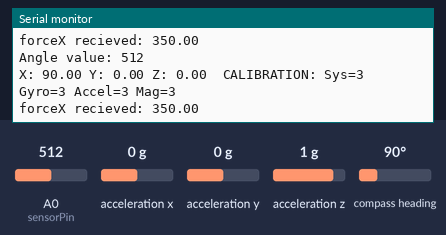
The sketch below on a simulated Arduino Uno, built with avr-gcc and run on an emulated ATmega328P. Shown: the last lines printed to the serial monitor. The inputs (shaded band) are chosen by the test bench; at power-on: acceleration x 0 g, acceleration y 0 g, A0 (sensorPin) = 512, compass heading 90°, acceleration z 1 g.

Above: at 3.2 s.
3.3 s: acceleration x set to -1.4 g
At 3.62 s:
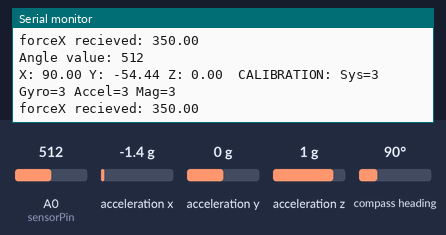
6.3 s: acceleration y set to -1.4 g
At 6.86 s:
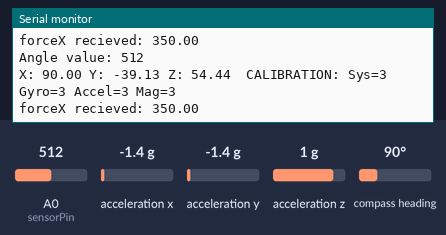
9.3 s: A0 (sensorPin) set to 716
At 9.79 s:
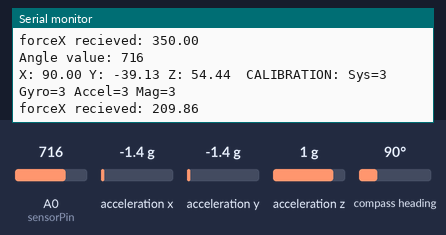
10.8 s: compass heading set to 7°
At 11.1 s:
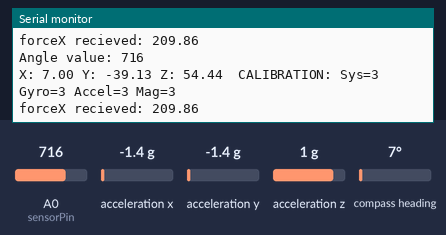
13.8 s: compass heading set to 180°
At 14.35 s:
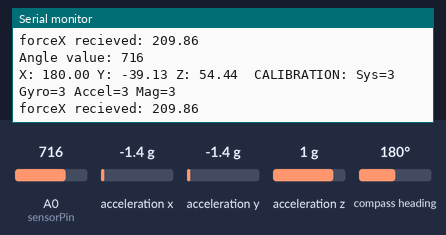
16.8 s: acceleration z set to -1.4 g
At 17.32 s:
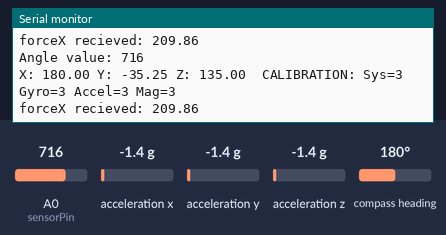
Timing chart, 0 to 19.8 s (numbered marks = the images above; inputs shaded):
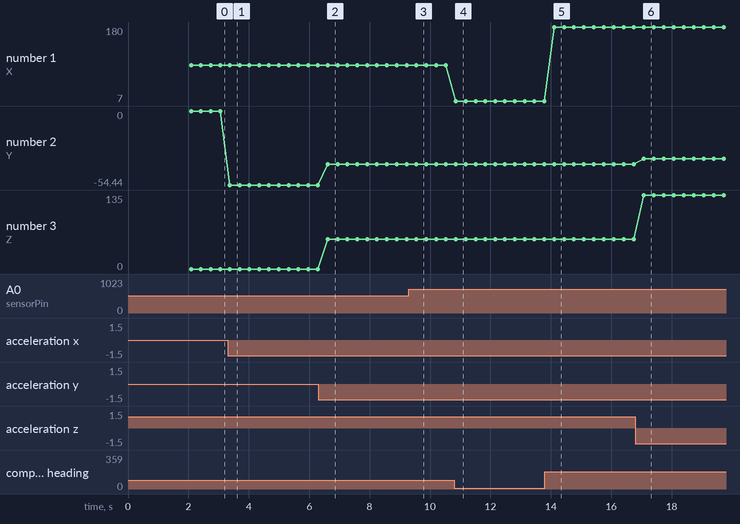

Measured:
- after the input at 3.3 s, the serial monitor: prints a new line after 0.07 s (image 1)
- after the input at 6.3 s, the serial monitor: prints a new line after 0.31 s (image 2)
- after the input at 9.3 s, the serial monitor: prints a new line after 0.23 s (image 3)
- after the input at 10.8 s, the serial monitor: prints a new line after 0.06 s (image 4)
- after the input at 13.8 s, the serial monitor: prints a new line after 0.31 s (image 5)
- after the input at 16.8 s, the serial monitor: prints a new line after 0.27 s (image 6)
- plotted number 1: 90 → 7 after the input at 10.8 s, 7 → 180 after the input at 13.8 s
- plotted number 2: 0 → -54.44 after the input at 3.3 s, -54.44 → -39.13 after the input at 6.3 s, -39.13 → -35.25 after the input at 16.8 s

The sketch:

04-12-21_Capstone_Arduino_Code.ino
```cpp
/*  Updated April 12, 2021.
 *  Written by: Maaz Khalid

This Code includes libraries for Firebase, wifiNINA, and IMU sensing data.
It takes data from an IMU, encoder/potentiometer, and time.
For the purposes of validation, a simulated set of load cell data is generated from the encoder/potentiometer.
This fake data is sent to an online database and then retreived to simulate the data retreived from the load cell amp.

Board: Arduino Uno Wifi Rev 2

*** IMPORTANT ***
Ensure MegaAVR boards is downloaded to use this code with the same arduino.
Also requires a firmware update to the latest version for any kind of bluetooth or Wifi usage.

IMU: Adafruit BNO055
Bluetooth module: HC-05
Fake Load cell realtime database: Firebase (personal database used)

Below: Libraries and data for firebase database (pseudo data to simulate load cell wifi data.

#include "Firebase_Arduino_WiFiNINA.h"
#define FIREBASE_HOST "fakeloadcelldata-default-rtdb.firebaseio.com" this was my firebase used for testing.
#define FIREBASE_AUTH "WlmyQ8NgbaItKoOsSv2ibj8xkvvWZu3zncoOXHIO" the secret password for the database.
#define WIFI_SSID "WIFI SSID"
#define WIFI_PASSWORD "WIFI Password"
FirebaseData firebaseData;
String path = "/Force&Moment"; This was the path name for my database.
*/

//Declared variables and libraries
#include <SoftwareSerial.h>
#include <Wire.h>
#include <Adafruit_Sensor.h>
#include <Adafruit_BNO055.h>
#include <utility/imumaths.h>

//Definition that identifies the TX and RX pins that the the HC-05 is connected to (in this case digital pins 12 and 13). Also defined the IMU sensor.
SoftwareSerial BTSerial(12, 13); // RX | TX
Adafruit_BNO055 bno = Adafruit_BNO055(-1, 0x28);

//Variables generated for sending data such as forces, moments, etc.
//Used A0 pin for potentiometer.
int sensorPin = A0;
float fX, fY, fZ, mX, mY, mZ;
float eX, eY, eZ;
float forceX, forceY, forceZ, momentX, momentY, momentZ;
float halfPot = 512;
float maxPot = 1023;

//Variables for calculating time, used for generating pseudo data
unsigned long previousMillis;
int angleValue;
float sensorValue;
int millisec;
int tseconds;
int tminutes;
int seconds;
String DisplayTime;
unsigned long times;

void setup() {
  //initializes serial port for allowing user to check that code works with serial monitor. Make sure baud rate is always 9600.
  Serial.begin(9600);
  BTSerial.begin(9600);
  delay(1000);
/*
  //Wifi setup for firebase
  Serial.print("Connecting to WiFi…");
  int status = WL_IDLE_STATUS;
  while (status != WL_CONNECTED) {
    status = WiFi.begin(WIFI_SSID, WIFI_PASSWORD);
    Serial.print("...");
    delay(500);
  }
  Serial.print(" Connected, IP: ");
  Serial.println(WiFi.localIP());
  Serial.println();
  Firebase.begin(FIREBASE_HOST, FIREBASE_AUTH, WIFI_SSID, WIFI_PASSWORD);
  Firebase.reconnectWiFi(true);
  */

  //BT and IMU initialization. Uses a simple password of 0000 or 1234. Callibration is done with the BNO algorithm, gives rating betweeen 0 and 3, where 3 means callibrated and 0 means no callibration.
  Serial.println("Ready to connect\nDefualt password is 1234 or 000");
  Serial.println("Orientation Sensor Raw Data");
  Serial.println("");
  if(!bno.begin()){
    Serial.print("No BNO055 detected ... Check your wiring or I2C ADDR!");
    while(1);
  }
  Serial.println("Calibration status: 0=uncalibrated, 3=fully calibrated");
  delay(1000);
}

void loop() {

  /*tick rate of data: method 1
  if ((previousMillis - millis()) >= 100) {
    previousMillis = millis();

    Method 1 incorporates this into every loop to try to synchcronize the values being generated.
    Method 2 was used instead of this loop. We used a global timer at the end of the code to tell the arduino to wait 100 ms before a new message was sent to the app.
    */

    // Potentiometer data (substitude for the encoder). Reads the A0 (anaolog 1) pin.
       int angleValue = analogRead(sensorPin);

    // IMU data
       imu::Vector<3> euler = bno.getVector(Adafruit_BNO055::VECTOR_EULER);
       eX = euler.x();
       eY = euler.y();
       eZ = euler.z();

    // Time calculation. Millis function keeps track of time arduino is on in ms. Uses modulus to find the mins and seconds. We use time to send data timestamps to the app.
       times = millis();
       millisec  = times % 1000;
       tseconds = times / 1000;
       tminutes = tseconds / 60;
       seconds = tseconds % 60;
       DisplayTime = String(tminutes) + ":" + String(seconds,DEC) + ":" + String(millisec,DEC);
       //Serial.println(DisplayTime); print statement for time.

    // Fake Load cell data (from firebase). We also used this section for generating pseudo data.
    // Reads potentiometer value and converts it to fake force and moment data. For testing, we only used fX to generate our pseudo data. Fy, Fz, Mx, My, Mz are generated based on Fx.

    // This first loop is for when the angle is between 0 and the halfpoint. A force porportional to the angle in created.
        float sensorValue = analogRead(sensorPin);
        if (sensorValue <= 512) {
          fX = (sensorValue/halfPot)*350;
          fY = (sensorValue/halfPot)*20;
          fZ = (sensorValue/halfPot);
          mX = fX*0.3;
          mY = fY*0.3;
          mZ = fZ*0.3;
          /* Section for calculating simulated load cell data less than half angle
          fY = (sensorValue/halfPot)*20 ;
          fZ = (sensorValue/halfPot) ;
          mX = fX*0.3;
          mY = fY*0.3;
          mZ = fZ*0.3;
          */
        }
        // This second loop is for when the angle is between the halfpoint and the maximum. A force neagtively porportional to the angle in created.
        // Together the 2 loops create a piece wise function where maximum force is at the halfpoint, then decreases to 0 at the min and max potentiometer angle.
        else if (sensorValue > 512) {
          fX = ((maxPot-sensorValue)/halfPot)*350;
          fY = ((maxPot-sensorValue)/halfPot)*20;
          fZ = ((maxPot-sensorValue)/halfPot);
          mX = fX*0.3;
          mY = fY*0.3;
          mZ = fZ*0.3;
        }
          /* Section for calculating simulated load cell data greater than half angle
          fY = ((maxPot-sensorValue)/halfPot)*20 ;
          fZ = ((maxPot-sensorValue)/halfPot) ;
          mX = fX*0.3;
          mY = fY*0.3;
          mZ = fZ*0.3;
          */

       /* Commented out section for demo purposes. This section will send the fX value to the firebase database and then retrieve it from the path to simulate
          the recieved signal from the load cell amp. However, the transfer can lag behind and slow the arduino message to the app.
          Therefore we settled on commenting this out and directly generating pseudo data.
          A more realistic approach would be to connect with the load cell amp WIFI and then retrieve the force/moment data every 100 ms.

          // Send data to Firebase with specific path
          if (Firebase.setFloat(firebaseData, path + "/fX", fX)) {
              Serial.println(firebaseData.dataPath() + "sent data = " + fX);
          }
          if (Firebase.setFloat(firebaseData, path + "/fY", fY)) {
             Serial.println(firebaseData.dataPath() + " = " + fY);
          }
          if (Firebase.setFloat(firebaseData, path + "/fZ", fZ)) {
             Serial.println(firebaseData.dataPath() + " = " + fZ);
          }
          if (Firebase.setFloat(firebaseData, path + "/mX", mX)) {
             Serial.println(firebaseData.dataPath() + " = " + mX);
          }
          if (Firebase.setFloat(firebaseData, path + "/mY", mY)) {
             Serial.println(firebaseData.dataPath() + " = " + mY);
          }
          if (Firebase.setFloat(firebaseData, path + "/mZ", mZ)) {
             Serial.println(firebaseData.dataPath() + " = " + mZ);
          }
          else {
             Serial.println("Error: " + firebaseData.errorReason());
          }

         //read each database path to extract the generated float
          if (Firebase.getFloat(firebaseData, "/Force&Moment/fX")) {
            if (firebaseData.dataType() == "float") {
              forceX = firebaseData.floatData();
            }
          }
          if (Firebase.getFloat(firebaseData, "/Force&Moment/fY")) {
            if (firebaseData.dataType() == "float") {
              forceY = firebaseData.floatData();
              Serial.print("forceY ");
              Serial.println(forceY);
            }
          }
          if (Firebase.getFloat(firebaseData, "/Force&Moment/fZ")) {
            if (firebaseData.dataType() == "float") {
              forceZ = firebaseData.floatData();
              Serial.print("forceZ ");
              Serial.println(forceZ);
            }
          }
          if (Firebase.getFloat(firebaseData, "/Force&Moment/mX")) {
            if (firebaseData.dataType() == "float") {
              momentX = firebaseData.floatData();
              Serial.print("momentX ");
              Serial.println(momentX);
            }
          }
          if (Firebase.getFloat(firebaseData, "/Force&Moment/mY")) {
            if (firebaseData.dataType() == "float") {
              momentY = firebaseData.floatData();
              Serial.print("momentY ");
              Serial.println(momentY);
            }
          }
          if (Firebase.getFloat(firebaseData, "/Force&Moment/mZ")) {
            if (firebaseData.dataType() == "float") {
              momentZ = firebaseData.floatData();
              Serial.print("momentZ ");
              Serial.println(momentZ);
            }
          }
          else {
            Serial.println("Error: " + firebaseData.errorReason());
          }
          */

    //Print statement to the to serial monitor for testing and checking, to ensure the values are correct/realistic.
       Serial.print("Angle value: ");
       Serial.println(angleValue);
       Serial.print("X: ");
       Serial.print(eX,2);
       Serial.print(" Y: ");
       Serial.print(eY,2);
       Serial.print(" Z: ");
       Serial.print(eZ,2);
       Serial.print("\t");
       // Callibration print statement of the IMU sensor.
       uint8_t system, gyro, accel, mag = 0;
       bno.getCalibration(&system, &gyro, &accel, &mag);
       Serial.print("CALIBRATION: Sys=");
       Serial.print(system, DEC);
       Serial.print(" Gyro=");
       Serial.print(gyro, DEC);
       Serial.print(" Accel=");
       Serial.print(accel, DEC);
       Serial.print(" Mag=");
       Serial.println(mag, DEC);
       Serial.print("forceX recieved: ");
       Serial.println(fX);

    //BT message to app. This is instantly sent as string converted to a byte buffer stream through bluetooth, finally handled by the app.
    // Its all one line, separated by commas as delimeters so that the app can sort the message into a list.
       BTSerial.print(sensorValue);
       BTSerial.print(",");
       BTSerial.print(eX);
       BTSerial.print(",");
       BTSerial.print(eY);
       BTSerial.print(",");
       BTSerial.print(eZ);
       BTSerial.print(",");
       BTSerial.print(fX);
       BTSerial.print(",");
       BTSerial.print(fY);
       BTSerial.print(",");
       BTSerial.print(fZ);
       BTSerial.print(",");
       BTSerial.print(momentX);
       BTSerial.print(",");
       BTSerial.print(momentY);
       BTSerial.print(",");
       BTSerial.print(momentZ);
       BTSerial.print(",");
       BTSerial.println(DisplayTime);
       //tick rate of data method 2. We used 200 ms since it is still decently fast. We do not reccomend going below 100 ms since it can create data synchronization issues.
       delay(200);
}
```
